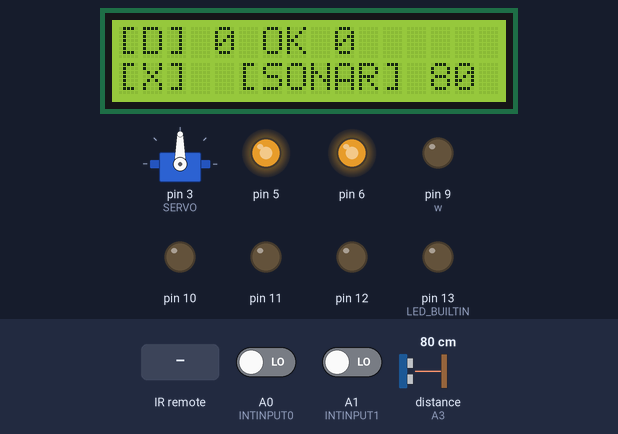
Bench run of a sketch on a simulated Arduino Uno, built with avr-gcc and run on an emulated ATmega328P. Shown: 16×2 character LCD, servo, output pins drawn as LEDs (lit = HIGH). Wiring (inferred from the names in the program): ultrasonic range finder: trigger A2; echo A3. Dashed ring = blinking. Inputs (shaded band) come from the test bench; at power-on: distance to the obstacle (sensor on A3) 80 cm, A0 (INTINPUT0) LOW, A1 (INTINPUT1) LOW. The echo pulse lasts 58.3 µs per cm; pins used as bus, display or sensor lines are not drawn.

Above: at 1.2 s.
1.3 s: infrared code 0xE718FF00 received
At 2.0 s:
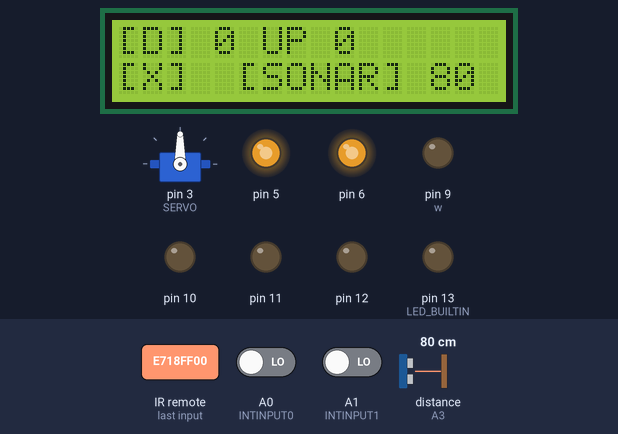
4.3 s: infrared code 0xAD52FF00 received
At 5.7 s:
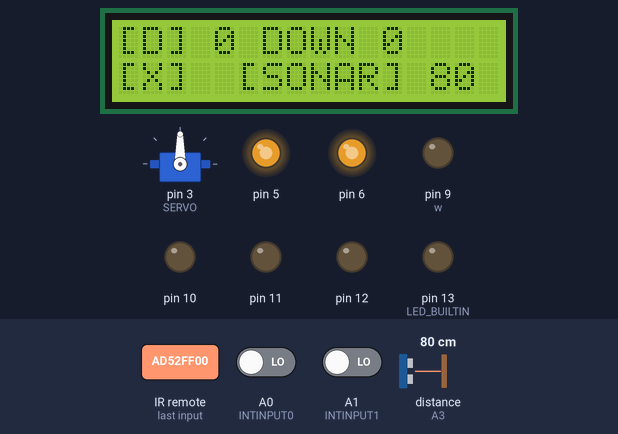
6.0 s: infrared code 0xF708FF00 received
At 7.1 s:
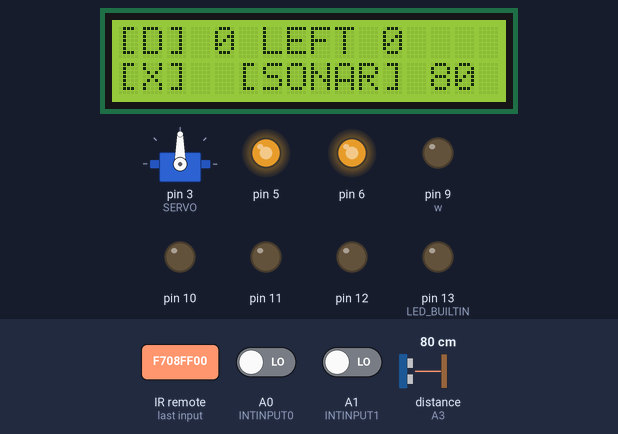
9.0 s: infrared code 0xA55AFF00 received
At 9.7 s:
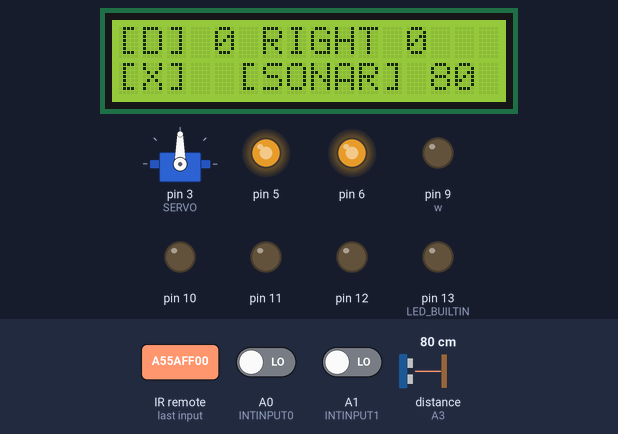
10.7 s: distance to the obstacle (sensor on A3) set to 33 cm
At 11.6 s:
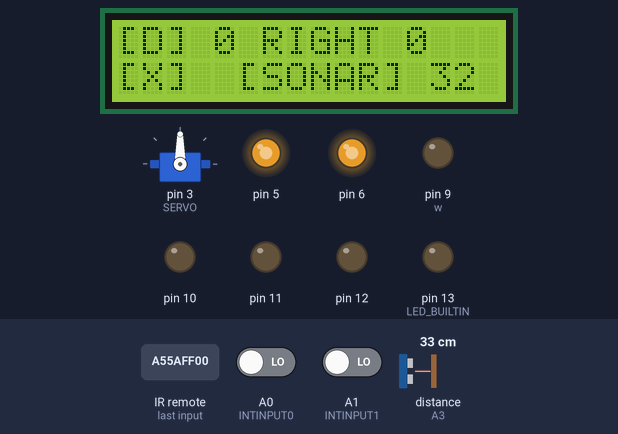
12.3 s: distance to the obstacle (sensor on A3) set to 27 cm
At 12.7 s:
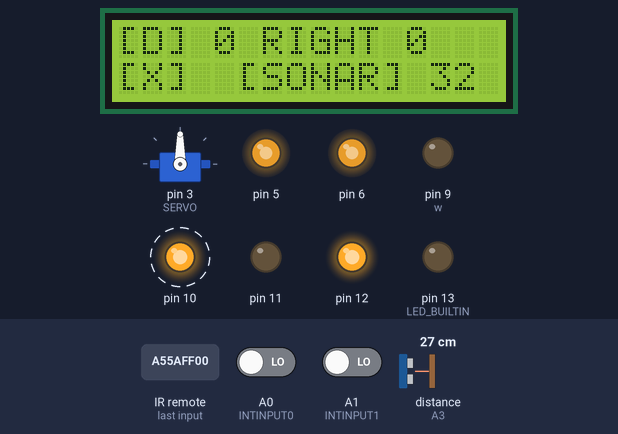
Timing chart, 0 to 15.9 s (numbered marks = the images above; inputs shaded):
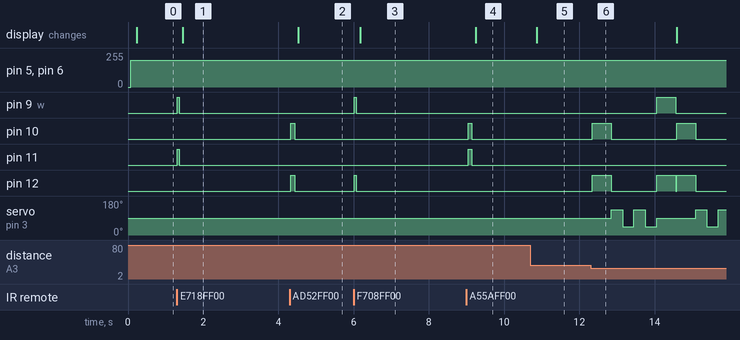

The sketch:

lab6.ino
```cpp
#include "Wheels.h"
#include "Ticker.h"
#include "LiquidCrystal_I2C.h"
#include "PinChangeInterrupt.h"
#include "Servo.h"
#include "IRremote.h"

#define INTINPUT0 A0
#define INTINPUT1 A1
#define TRIG A2
#define ECHO A3
#define SERVO 3
#define IR_PIN 2

uint32_t lastCode = 0xE31CFF00;
unsigned long lastIRReadTime = 0;
unsigned long lastRepeatRead = 0;
const unsigned long IR_READ_COOLDOWN = 300; // milliseconds
const unsigned long MOVEMENT_READ_COOLDOWN = 500; // milliseconds

byte LCDAddress = 0x27;
LiquidCrystal_I2C lcd(LCDAddress, 16, 2);
Wheels w;
Servo serwo;

volatile int cnt0;
volatile int cnt1;
volatile int RECEIVING_REPEAT = 0;

void setup() {
  // RF, RB, RS
  // LF, LB, LS

  w.attach(9,10,5,11,12,6);

  pinMode(INTINPUT0, INPUT);
  pinMode(INTINPUT1, INPUT);
  pinMode(LED_BUILTIN, OUTPUT);
  pinMode(TRIG, OUTPUT);
  pinMode(ECHO, INPUT);

  cnt0=0;
  cnt1=0;

  attachPCINT(digitalPinToPCINT(INTINPUT0), increment, CHANGE);
  attachPCINT(digitalPinToPCINT(INTINPUT1), increment, CHANGE);

  lcd.init();
  lcd.backlight();

  IrReceiver.begin(IR_PIN, ENABLE_LED_FEEDBACK);

  serwo.attach(SERVO);
  serwo.write(90);
}

unsigned long PERIOD_LCD = 200;
unsigned long PERIOD_WHEELS = 50;
unsigned long PERIOD_MOVEMENT = 100;
unsigned long PERIOD_LED = 10;
unsigned long PERIOD_SONAR = 50;
unsigned long PERIOD_CRASH_PREVENTION = 25;

unsigned long GLOBAL_T = 0;
unsigned long DISTANCE = 0;
unsigned long DISTANCE_SONAR = 1000;
volatile char IS_DONE = 0;
volatile char MOVEMENT_TYPE = 0; // 0 - stop, 1 - forward, 2 - backward, 3 - left, 4 - right

Ticker WHEELS = Ticker(PERIOD_WHEELS, *wheel_fun);
Ticker LCD = Ticker(PERIOD_LCD, *lcd_fun);
Ticker MOVEMENT = Ticker(PERIOD_MOVEMENT, *movement_fun);
Ticker LED = Ticker(PERIOD_LED, *led_fun);
Ticker SONAR = Ticker(PERIOD_SONAR, *sonar_fun);
Ticker CRASH_PREVENTION = Ticker(PERIOD_CRASH_PREVENTION, *crash_fun);

void loop()
{
  ir_fun(); // bo niby musi być częściej idk
  SONAR.check();
  WHEELS.check();
  LCD.check();
  MOVEMENT.check();
  LED.check();
  CRASH_PREVENTION.check();
}

void ir_fun() {
  if (millis() - lastRepeatRead > MOVEMENT_READ_COOLDOWN) {
    RECEIVING_REPEAT = 0;
  }
  if (IrReceiver.decode()) {
    uint32_t code = IrReceiver.decodedIRData.decodedRawData;

      switch(code) {
      case 0xE718FF00: // UP
        MOVEMENT_TYPE = 1;
        break;

      case 0xAD52FF00: // DOWN
        MOVEMENT_TYPE = 2;
        break;

      case 0xE31CFF00: // OK
        MOVEMENT_TYPE = 0;
        break;

      case 0xF708FF00: // LEFT
        MOVEMENT_TYPE = 3;
        break;

      case 0xA55AFF00: // RIGHT
        MOVEMENT_TYPE = 4;
        break;

      case 0x0: // REPEAT
        RECEIVING_REPEAT = 1;
        lastRepeatRead = millis();
        break;

      default:
        break;
    }

    if (millis() - lastIRReadTime < IR_READ_COOLDOWN) {
      IrReceiver.resume();
      return;
    }

    lastIRReadTime = millis();
    if(code != 0x0)
    {
      lastCode = code;
    }

    IrReceiver.resume();
  }
}

void movement_fun(){
  if(RECEIVING_REPEAT == 0)
  {
    MOVEMENT_TYPE = 0;
  }
}

void lcd_fun(){
      lcd.clear();
      lcd.setCursor(0,0);
      lcd.print("[D] ");
      lcd.print((cnt1 + cnt0 )/ 2);
      lcd.print(" ");
      lcd.print(decodeIR(lastCode));
      lcd.print(" ");
      lcd.print(RECEIVING_REPEAT);
      lcd.setCursor(0,1);
      if(MOVEMENT_TYPE == 0){
        lcd.print("[X] ");
      }
      else if(MOVEMENT_TYPE == 1){
        lcd.print("[F] ");
      }
      else if(MOVEMENT_TYPE == 2){
        lcd.print("[B] ");
      }
      lcd.print(" [SONAR] ");
      lcd.print(DISTANCE_SONAR);
      lcd.setCursor(0,0);
}

void wheel_fun(){
    w.setSpeed(200);
    if(MOVEMENT_TYPE == 0){
        w.stop();
    }
    else if(MOVEMENT_TYPE == 1){
      w.forward();
      DISTANCE = DISTANCE + 1;
    }
    else if(MOVEMENT_TYPE == 2){
      w.back();
      DISTANCE = DISTANCE + 1;
    }
    else if(MOVEMENT_TYPE == 3){
      w.rotateRight();
    }
    else if(MOVEMENT_TYPE == 4){
      w.rotateLeft();
    }
}


unsigned volatile int BLOCK_SONAR = 0;

void crash_fun(){
  // Maybe adjust for the serwo drift
  if(DISTANCE_SONAR < 30)
  {
    BLOCK_SONAR = 1;
    MOVEMENT_TYPE = 0;
    w.back();
    delay(500);
    w.stop();

    serwo.write(135);
    int left1 = getDistance();
    delay(300);

    serwo.write(45);
    int right1 = getDistance();
    delay(300);

    serwo.write(135);
    int left2 = getDistance();
    delay(300);

    serwo.write(45);
    int right2 = getDistance();
    delay(300);

    serwo.write(90);

    if(((left1 + left2) / 2) > (((right1 + right2) / 2))){
      w.rotateLeft();
      delay(500);
      w.stop();
    } else {
      w.rotateRight();
      delay(500);
      w.stop();
    }


    BLOCK_SONAR = 0;
    MOVEMENT_TYPE = 0;
  }
}

unsigned long last_led = 0;

void led_fun(){
    digitalWrite(LED_BUILTIN, LOW);
    if(MOVEMENT_TYPE == 2){
      if (GLOBAL_T - last_led >= 1000){
          digitalWrite(LED_BUILTIN, HIGH);
          last_led = GLOBAL_T;
      }
      else{
        digitalWrite(LED_BUILTIN, LOW);
      }
    }
}

void increment() {
  if(digitalRead(INTINPUT0))
    cnt0++;
  if(digitalRead(INTINPUT1))
    cnt1++;
}

unsigned int getDistance() {

  unsigned long tot;
  unsigned int distance;

  digitalWrite(TRIG, HIGH);
  delayMicroseconds(15);
  digitalWrite(TRIG, LOW);

  tot = pulseIn(ECHO, HIGH);

  distance = tot/58;
  return distance;
}

void sonar_fun() {
  if(BLOCK_SONAR == 0)
  {
    serwo.write(90);
    DISTANCE_SONAR = getDistance();
  }
}

const char* decodeIR(uint32_t code) {

  // Code: 0xBA45FF00 // 1
  // Code: 0xB946FF00 // 2
  // Code: 0xB847FF00 // 3
  // Code: 0xBB44FF00 // 4
  // Code: 0xBF40FF00 // 5
  // Code: 0xBC43FF00 // 6
  // Code: 0xF807FF00 // 7
  // Code: 0xEA15FF00 // 8
  // Code: 0xF609FF00 // 9
  // Code: 0xE916FF00 // *
  // Code: 0xE619FF00 // 0
  // Code: 0xF20DFF00 // #
  // Code: 0xE718FF00 // UP
  // Code: 0xF708FF00 // LEFT
  // Code: 0xE31CFF00 // OK
  // Code: 0xA55AFF00 // RIGHT
  // Code: 0xAD52FF00 // DOWN

  switch(code) {
    case 0xBA45FF00: return "1";
    case 0xB946FF00: return "2";
    case 0xB847FF00: return "3";
    case 0xBB44FF00: return "4";
    case 0xBF40FF00: return "5";
    case 0xBC43FF00: return "6";
    case 0xF807FF00: return "7";
    case 0xEA15FF00: return "8";
    case 0xF609FF00: return "9";
    case 0xE619FF00: return "0";

    case 0xE916FF00: return "*";
    case 0xF20DFF00: return "#";

    case 0xE718FF00: return "UP";
    case 0xAD52FF00: return "DOWN";
    case 0xF708FF00: return "LEFT";
    case 0xA55AFF00: return "RIGHT";
    case 0xE31CFF00: return "OK";

    case 0x0: return "REPEAT";

    default: return "UNKNOWN";
  }
}
```

Ticker.cpp
```cpp
#include <Arduino.h>

#include "Ticker.h"

Ticker::Ticker(unsigned long p, void(*fun)(void)) {
  period = p;
  trigger = fun;
  previousStart = 0;
}
void Ticker::check() {
  unsigned long timeNow = millis();
  if(timeNow - previousStart > period) {
    // call function
    (*trigger)();
    previousStart = timeNow;
  }
}
```

Ticker.h
```cpp
#include <Arduino.h>

#ifndef Ticker_h
#define Ticker_h

class Ticker {
  private:
    unsigned long period;
    unsigned long previousStart;
    void (*trigger)(void);
  public:
    Ticker(unsigned long p, void(*fun)(void));
    void check();
};

#endif
```

Wheels.cpp
```cpp
#include <Arduino.h>

#include "Wheels.h"


#define SET_MOVEMENT(side,f,b) digitalWrite( side[0], f);\
                               digitalWrite( side[1], b)

Wheels::Wheels()
{ }

void Wheels::attachRight(int pF, int pB, int pS)
{
    pinMode(pF, OUTPUT);
    pinMode(pB, OUTPUT);
    pinMode(pS, OUTPUT);
    this->pinsRight[0] = pF;
    this->pinsRight[1] = pB;
    this->pinsRight[2] = pS;
}


void Wheels::attachLeft(int pF, int pB, int pS)
{
    pinMode(pF, OUTPUT);
    pinMode(pB, OUTPUT);
    pinMode(pS, OUTPUT);
    this->pinsLeft[0] = pF;
    this->pinsLeft[1] = pB;
    this->pinsLeft[2] = pS;
}

void Wheels::setSpeedRight(uint8_t s)
{
    analogWrite(this->pinsRight[2], s);
}

void Wheels::setSpeedLeft(uint8_t s)
{
    analogWrite(this->pinsLeft[2], s);
}

void Wheels::setSpeed(uint8_t s)
{
    setSpeedLeft(s);
    setSpeedRight(s);
}

void Wheels::attach(int pRF, int pRB, int pRS, int pLF, int pLB, int pLS)
{
    this->attachRight(pRF, pRB, pRS);
    this->attachLeft(pLF, pLB, pLS);
}

void Wheels::forwardLeft()
{
    SET_MOVEMENT(pinsLeft, HIGH, LOW);
}

void Wheels::forwardRight()
{
    SET_MOVEMENT(pinsRight, HIGH, LOW);
}

void Wheels::backLeft()
{
    SET_MOVEMENT(pinsLeft, LOW, HIGH);
}

void Wheels::backRight()
{
    SET_MOVEMENT(pinsRight, LOW, HIGH);
}

void Wheels::forward()
{
    this->forwardLeft();
    this->forwardRight();
}

void Wheels::back()
{
    this->backLeft();
    this->backRight();
}

void Wheels::rotateLeft()
{
  this->backRight();
  this->forwardLeft();
}

void Wheels::rotateRight()
{
  this->backLeft();
  this->forwardRight();
}

void Wheels::stopLeft()
{
    SET_MOVEMENT(pinsLeft, LOW, LOW);
}

void Wheels::stopRight()
{
    SET_MOVEMENT(pinsRight, LOW, LOW);
}

void Wheels::stop()
{
    this->stopLeft();
    this->stopRight();
}

void Wheels::goForward(int cm)
{
  this->setSpeed(200);
  this->forward();
  delay(30 * cm);
  this->stop();
}

void Wheels::goBack(int cm)
{
  this->setSpeed(200);
  this->back();
  delay(30 * cm);
  this->stop();
}
```

Wheels.h
```cpp
/*
 * prosta implementacja klasy obsługującej
 * silniki pojazdu za pośrednictwem modułu L298
 *
 * Sterowanie odbywa się przez:
 * 1)  powiązanie odpowiednich pinów I/O Arduino metodą attach()
 * 2)  ustalenie prędkości setSpeed*()
 * 3)  wywołanie funkcji ruchu
 *
 * TODO:
 *  - zabezpieczenie przed ruchem bez attach()
 *  - ustawienie domyślnej prędkości != 0
 */


#include <Arduino.h>


#ifndef Wheels_h
#define Wheels_h


class Wheels {
    public:
        Wheels();
        /*
         *  pinForward - wejście "naprzód" L298
         *  pinBack    - wejście "wstecz" L298
         *  pinSpeed   - wejście "enable/PWM" L298
         */
        void attachRight(int pinForward, int pinBack, int pinSpeed);
        void attachLeft(int pinForward, int pinBack, int pinSpeed);
        void attach(int pinRightForward, int pinRightBack, int pinRightSpeed,
                    int pinLeftForward, int pinLeftBack, int pinLeftSpeed);
        /*
         *  funkcje ruchu
         */
        void forward();
        void forwardLeft();
        void forwardRight();
        void rotateLeft();
        void rotateRight();
        void back();
        void backLeft();
        void backRight();
        void stop();
        void stopLeft();
        void stopRight();
        /*
         *  ustawienie prędkości obrotowej (przez PWM)
         *   - minimalna efektywna wartość 60
         *      może zależeć od stanu naładowania baterii
         */
        void setSpeed(uint8_t);
        void setSpeedRight(uint8_t);
        void setSpeedLeft(uint8_t);

        /*
        * Lab 2
        *
        */

        void goForward(int cm);
        void goBack(int cm);

    private:
        int pinsRight[3];
        int pinsLeft[3];
};


#endif
```

Measured:
- the behaviour switches between 31 and 30 cm on distance to the obstacle (sensor on A3) (found by bisection; images 5 and 6)
- after the input at 1.3 s, pin 9 (w), pin 11: LOW → HIGH at once, → LOW 0.05 s later; the display: changes after 0.16 s (image 1)
- after the input at 4.3 s, pin 10, pin 12: LOW → HIGH at once, → LOW 0.10 s later; the display: changes after 0.23 s (image 2)
- after the input at 6.0 s, pin 9 (w), pin 12: LOW → HIGH at once, → LOW 0.05 s later; the display: changes after 0.17 s (image 3)
- after the input at 9.0 s, pin 10, pin 11: LOW → HIGH at once, → LOW 0.10 s later; the display: changes after 0.24 s (image 4)
- after the input at 10.7 s, the display: changes after 0.16 s (image 5)
- after the input at 12.3 s, pin 9 (w): LOW → HIGH after 1.8 s, → LOW 0.50 s later; pin 10: alternates HIGH for 0.50 s and LOW for 1.7 s, starting after 0.05 s
